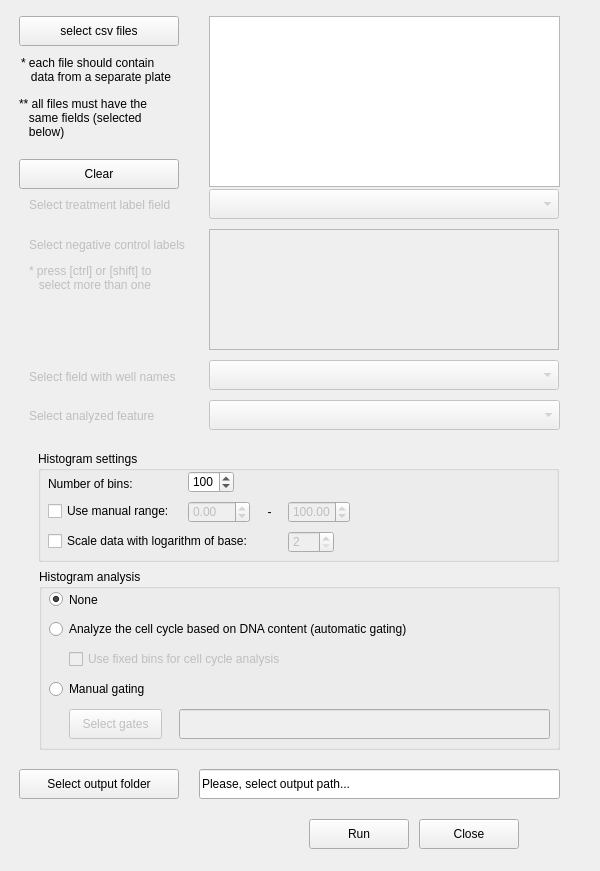
<?xml version="1.0" encoding="UTF-8"?>
<ui version="4.0">
 <class>MainWindow</class>
 <widget class="QMainWindow" name="MainWindow">
  <property name="geometry">
   <rect>
    <x>0</x>
    <y>0</y>
    <width>600</width>
    <height>871</height>
   </rect>
  </property>
  <property name="minimumSize">
   <size>
    <width>600</width>
    <height>500</height>
   </size>
  </property>
  <property name="maximumSize">
   <size>
    <width>600</width>
    <height>871</height>
   </size>
  </property>
  <property name="windowTitle">
   <string>PopulationProfiler v1.2</string>
  </property>
  <property name="windowIcon">
   <iconset>
    <normaloff>icon.png</normaloff>icon.png</iconset>
  </property>
  <widget class="QWidget" name="centralwidget">
   <property name="minimumSize">
    <size>
     <width>100</width>
     <height>500</height>
    </size>
   </property>
   <layout class="QVBoxLayout" name="verticalLayout">
    <item>
     <widget class="QScrollArea" name="scrollArea">
      <property name="sizePolicy">
       <sizepolicy hsizetype="Expanding" vsizetype="Expanding">
        <horstretch>0</horstretch>
        <verstretch>5</verstretch>
       </sizepolicy>
      </property>
      <property name="minimumSize">
       <size>
        <width>0</width>
        <height>200</height>
       </size>
      </property>
      <property name="frameShape">
       <enum>QFrame::NoFrame</enum>
      </property>
      <property name="frameShadow">
       <enum>QFrame::Plain</enum>
      </property>
      <property name="lineWidth">
       <number>0</number>
      </property>
      <property name="verticalScrollBarPolicy">
       <enum>Qt::ScrollBarAsNeeded</enum>
      </property>
      <property name="widgetResizable">
       <bool>true</bool>
      </property>
      <widget class="QWidget" name="scrollAreaWidgetContents">
       <property name="geometry">
        <rect>
         <x>0</x>
         <y>0</y>
         <width>578</width>
         <height>849</height>
        </rect>
       </property>
       <property name="sizePolicy">
        <sizepolicy hsizetype="Preferred" vsizetype="Preferred">
         <horstretch>0</horstretch>
         <verstretch>1</verstretch>
        </sizepolicy>
       </property>
       <property name="minimumSize">
        <size>
         <width>550</width>
         <height>849</height>
        </size>
       </property>
       <widget class="QLabel" name="label_4">
        <property name="enabled">
         <bool>false</bool>
        </property>
        <property name="geometry">
         <rect>
          <x>20</x>
          <y>391</y>
          <width>171</width>
          <height>31</height>
         </rect>
        </property>
        <property name="text">
         <string>Select analyzed feature</string>
        </property>
       </widget>
       <widget class="QLabel" name="label_3">
        <property name="enabled">
         <bool>false</bool>
        </property>
        <property name="geometry">
         <rect>
          <x>20</x>
          <y>220</y>
          <width>171</width>
          <height>31</height>
         </rect>
        </property>
        <property name="text">
         <string>Select negative control labels</string>
        </property>
       </widget>
       <widget class="QLabel" name="label_7">
        <property name="enabled">
         <bool>false</bool>
        </property>
        <property name="geometry">
         <rect>
          <x>20</x>
          <y>248</y>
          <width>171</width>
          <height>41</height>
         </rect>
        </property>
        <property name="text">
         <string>* press [ctrl] or [shift] to 
   select more than one</string>
        </property>
       </widget>
       <widget class="QComboBox" name="groupingFieldCBox">
        <property name="enabled">
         <bool>false</bool>
        </property>
        <property name="geometry">
         <rect>
          <x>200</x>
          <y>351</y>
          <width>350</width>
          <height>30</height>
         </rect>
        </property>
        <property name="toolTip">
         <string>The well names must have format &quot;CXX&quot;, where: 
&quot;C&quot; is a capital character corresponding to row in the plate,
&quot;XX&quot; is the two digit number of the corresponding column padded with zero if &lt;10.
Examples: &quot;A01&quot;, &quot;F20&quot;, &quot;N14&quot;.</string>
        </property>
       </widget>
       <widget class="QLabel" name="label_5">
        <property name="enabled">
         <bool>false</bool>
        </property>
        <property name="geometry">
         <rect>
          <x>20</x>
          <y>347</y>
          <width>181</width>
          <height>41</height>
         </rect>
        </property>
        <property name="toolTip">
         <string>The well names must have format &quot;CXX&quot;, where: 
&quot;C&quot; is a capital character corresponding to row in the plate,
&quot;XX&quot; is the two digit number of the corresponding column padded with zero if &lt;10.
Examples: &quot;A01&quot;, &quot;F20&quot;, &quot;N14&quot;.</string>
        </property>
        <property name="whatsThis">
         <string/>
        </property>
        <property name="text">
         <string>Select field with well names</string>
        </property>
       </widget>
       <widget class="QGroupBox" name="histogramSettingsGBox">
        <property name="geometry">
         <rect>
          <x>29</x>
          <y>442</y>
          <width>521</width>
          <height>111</height>
         </rect>
        </property>
        <property name="title">
         <string>Histogram settings</string>
        </property>
        <widget class="QSpinBox" name="logBaseSpinBox">
         <property name="enabled">
          <bool>false</bool>
         </property>
         <property name="geometry">
          <rect>
           <x>250</x>
           <y>80</y>
           <width>46</width>
           <height>22</height>
          </rect>
         </property>
         <property name="minimum">
          <number>2</number>
         </property>
         <property name="maximum">
          <number>22</number>
         </property>
        </widget>
        <widget class="QCheckBox" name="scaleDataCheckBox">
         <property name="geometry">
          <rect>
           <x>10</x>
           <y>80</y>
           <width>251</width>
           <height>20</height>
          </rect>
         </property>
         <property name="text">
          <string>Scale data with logarithm of base:</string>
         </property>
        </widget>
        <widget class="QCheckBox" name="useFixedRangeCheckBox">
         <property name="geometry">
          <rect>
           <x>10</x>
           <y>50</y>
           <width>131</width>
           <height>20</height>
          </rect>
         </property>
         <property name="toolTip">
          <string>If selected the chosen range will be used to generate the histogram bins. 
Otherwise, the data from the first well will be used to estimate the histogram range. 
The same range is applied to all wells in a given file.</string>
         </property>
         <property name="whatsThis">
          <string/>
         </property>
         <property name="text">
          <string>Use manual range: </string>
         </property>
        </widget>
        <widget class="QDoubleSpinBox" name="rangeFromSpinBox">
         <property name="enabled">
          <bool>false</bool>
         </property>
         <property name="geometry">
          <rect>
           <x>150</x>
           <y>50</y>
           <width>62</width>
           <height>22</height>
          </rect>
         </property>
         <property name="toolTip">
          <string>Lower limit for the manual histogram range.</string>
         </property>
         <property name="whatsThis">
          <string/>
         </property>
         <property name="minimum">
          <double>-999.990000000000009</double>
         </property>
         <property name="maximum">
          <double>999.990000000000009</double>
         </property>
        </widget>
        <widget class="QDoubleSpinBox" name="rangeToSpinBox">
         <property name="enabled">
          <bool>false</bool>
         </property>
         <property name="geometry">
          <rect>
           <x>250</x>
           <y>50</y>
           <width>62</width>
           <height>22</height>
          </rect>
         </property>
         <property name="toolTip">
          <string>Upper limit for the manual histogram range.</string>
         </property>
         <property name="whatsThis">
          <string/>
         </property>
         <property name="minimum">
          <double>-999.990000000000009</double>
         </property>
         <property name="maximum">
          <double>999.990000000000009</double>
         </property>
         <property name="value">
          <double>100.000000000000000</double>
         </property>
        </widget>
        <widget class="QLabel" name="label_8">
         <property name="geometry">
          <rect>
           <x>10</x>
           <y>25</y>
           <width>101</width>
           <height>16</height>
          </rect>
         </property>
         <property name="text">
          <string>Number of bins: </string>
         </property>
        </widget>
        <widget class="QSpinBox" name="noBinsSpinBox">
         <property name="geometry">
          <rect>
           <x>150</x>
           <y>20</y>
           <width>46</width>
           <height>22</height>
          </rect>
         </property>
         <property name="minimum">
          <number>10</number>
         </property>
         <property name="maximum">
          <number>256</number>
         </property>
         <property name="singleStep">
          <number>5</number>
         </property>
         <property name="value">
          <number>100</number>
         </property>
        </widget>
        <widget class="QLabel" name="label_9">
         <property name="geometry">
          <rect>
           <x>221</x>
           <y>53</y>
           <width>21</width>
           <height>16</height>
          </rect>
         </property>
         <property name="text">
          <string>-</string>
         </property>
         <property name="alignment">
          <set>Qt::AlignCenter</set>
         </property>
        </widget>
       </widget>
       <widget class="QListWidget" name="negCtrlListWidget">
        <property name="enabled">
         <bool>false</bool>
        </property>
        <property name="geometry">
         <rect>
          <x>200</x>
          <y>220</y>
          <width>350</width>
          <height>121</height>
         </rect>
        </property>
        <property name="selectionMode">
         <enum>QAbstractItemView::ExtendedSelection</enum>
        </property>
       </widget>
       <widget class="QComboBox" name="analyzedFeatureCBox">
        <property name="enabled">
         <bool>false</bool>
        </property>
        <property name="geometry">
         <rect>
          <x>200</x>
          <y>391</y>
          <width>351</width>
          <height>30</height>
         </rect>
        </property>
       </widget>
       <widget class="QLabel" name="label_2">
        <property name="enabled">
         <bool>false</bool>
        </property>
        <property name="geometry">
         <rect>
          <x>20</x>
          <y>180</y>
          <width>161</width>
          <height>31</height>
         </rect>
        </property>
        <property name="text">
         <string>Select treatment label field</string>
        </property>
       </widget>
       <widget class="QGroupBox" name="groupBox">
        <property name="geometry">
         <rect>
          <x>30</x>
          <y>560</y>
          <width>521</width>
          <height>181</height>
         </rect>
        </property>
        <property name="title">
         <string>Histogram analysis</string>
        </property>
        <widget class="QLineEdit" name="manualGatesLineEdit">
         <property name="enabled">
          <bool>false</bool>
         </property>
         <property name="geometry">
          <rect>
           <x>140</x>
           <y>140</y>
           <width>371</width>
           <height>30</height>
          </rect>
         </property>
         <property name="toolTip">
          <string>Histogram bin indexes of the manually selected gates.</string>
         </property>
         <property name="text">
          <string/>
         </property>
         <property name="readOnly">
          <bool>true</bool>
         </property>
        </widget>
        <widget class="QRadioButton" name="noAnalysisRadioButton">
         <property name="enabled">
          <bool>true</bool>
         </property>
         <property name="geometry">
          <rect>
           <x>10</x>
           <y>20</y>
           <width>131</width>
           <height>21</height>
          </rect>
         </property>
         <property name="toolTip">
          <string>If selected, additional analysis will be performed to 
estimate ditribution of cells in the 5 cell cycle subpopulations: 
&lt;2N, 2N, S, 4N, and &gt;4N.</string>
         </property>
         <property name="whatsThis">
          <string/>
         </property>
         <property name="text">
          <string>None</string>
         </property>
         <property name="checked">
          <bool>true</bool>
         </property>
        </widget>
        <widget class="QCheckBox" name="fixedBinsCheckBox">
         <property name="enabled">
          <bool>false</bool>
         </property>
         <property name="geometry">
          <rect>
           <x>30</x>
           <y>80</y>
           <width>271</width>
           <height>20</height>
          </rect>
         </property>
         <property name="toolTip">
          <string>PopulationProfiler defines the cell cycle subpopulation boundaries based on the pooled negative control data. 
If this box is selected the same boundaries will be used for all wells. 
Otherwise, the boundaries are adjusted for each well to better fit 2N and 4N peaks.</string>
         </property>
         <property name="whatsThis">
          <string/>
         </property>
         <property name="text">
          <string>Use fixed bins for cell cycle analysis</string>
         </property>
         <property name="checked">
          <bool>false</bool>
         </property>
        </widget>
        <widget class="QRadioButton" name="cellCycleAnalysisRadioButton">
         <property name="enabled">
          <bool>true</bool>
         </property>
         <property name="geometry">
          <rect>
           <x>10</x>
           <y>50</y>
           <width>401</width>
           <height>20</height>
          </rect>
         </property>
         <property name="toolTip">
          <string>If selected, additional analysis will be performed to 
estimate ditribution of cells in the 5 cell cycle subpopulations: 
&lt;2N, 2N, S, 4N, and &gt;4N.</string>
         </property>
         <property name="whatsThis">
          <string/>
         </property>
         <property name="text">
          <string>Analyze the cell cycle based on DNA content (automatic gating)</string>
         </property>
         <property name="checked">
          <bool>false</bool>
         </property>
        </widget>
        <widget class="QPushButton" name="selectManualGatesButton">
         <property name="enabled">
          <bool>false</bool>
         </property>
         <property name="geometry">
          <rect>
           <x>30</x>
           <y>140</y>
           <width>93</width>
           <height>30</height>
          </rect>
         </property>
         <property name="toolTip">
          <string>Manual selection of up to 10 gates based on the pooled negative control data.</string>
         </property>
         <property name="text">
          <string>Select gates</string>
         </property>
        </widget>
        <widget class="QRadioButton" name="manualGatingAnalysisRadioButton">
         <property name="enabled">
          <bool>true</bool>
         </property>
         <property name="geometry">
          <rect>
           <x>10</x>
           <y>110</y>
           <width>401</width>
           <height>20</height>
          </rect>
         </property>
         <property name="toolTip">
          <string>If selected, the histogram will be later divided 
according to manually selected gates.</string>
         </property>
         <property name="whatsThis">
          <string/>
         </property>
         <property name="text">
          <string>Manual gating</string>
         </property>
         <property name="checked">
          <bool>false</bool>
         </property>
        </widget>
       </widget>
       <widget class="QComboBox" name="treatmentFieldCBox">
        <property name="enabled">
         <bool>false</bool>
        </property>
        <property name="geometry">
         <rect>
          <x>200</x>
          <y>180</y>
          <width>350</width>
          <height>30</height>
         </rect>
        </property>
       </widget>
       <widget class="QLineEdit" name="outputPathLineEdit">
        <property name="geometry">
         <rect>
          <x>190</x>
          <y>760</y>
          <width>361</width>
          <height>30</height>
         </rect>
        </property>
        <property name="text">
         <string>Please, select output path...</string>
        </property>
        <property name="readOnly">
         <bool>true</bool>
        </property>
       </widget>
       <widget class="QPushButton" name="runButton">
        <property name="geometry">
         <rect>
          <x>300</x>
          <y>810</y>
          <width>100</width>
          <height>30</height>
         </rect>
        </property>
        <property name="text">
         <string>Run</string>
        </property>
        <property name="icon">
         <iconset>
          <normaloff>play.png</normaloff>play.png</iconset>
        </property>
       </widget>
       <widget class="QPushButton" name="closeButton">
        <property name="geometry">
         <rect>
          <x>410</x>
          <y>810</y>
          <width>100</width>
          <height>30</height>
         </rect>
        </property>
        <property name="text">
         <string>Close</string>
        </property>
        <property name="icon">
         <iconset>
          <normaloff>exit.png</normaloff>exit.png</iconset>
        </property>
       </widget>
       <widget class="QPushButton" name="selectOutPathButton">
        <property name="geometry">
         <rect>
          <x>10</x>
          <y>760</y>
          <width>160</width>
          <height>30</height>
         </rect>
        </property>
        <property name="text">
         <string>Select output folder</string>
        </property>
       </widget>
       <widget class="QPushButton" name="clearInFilesButton">
        <property name="geometry">
         <rect>
          <x>10</x>
          <y>150</y>
          <width>160</width>
          <height>30</height>
         </rect>
        </property>
        <property name="text">
         <string>Clear</string>
        </property>
       </widget>
       <widget class="QPushButton" name="selectFilesButton">
        <property name="geometry">
         <rect>
          <x>10</x>
          <y>7</y>
          <width>160</width>
          <height>30</height>
         </rect>
        </property>
        <property name="text">
         <string>select csv files</string>
        </property>
       </widget>
       <widget class="QLabel" name="label_6">
        <property name="geometry">
         <rect>
          <x>10</x>
          <y>83</y>
          <width>171</width>
          <height>51</height>
         </rect>
        </property>
        <property name="text">
         <string>** all files must have the
   same fields (selected
   below)</string>
        </property>
       </widget>
       <widget class="QLabel" name="label">
        <property name="geometry">
         <rect>
          <x>12</x>
          <y>40</y>
          <width>171</width>
          <height>41</height>
         </rect>
        </property>
        <property name="text">
         <string>* each file should contain
   data from a separate plate</string>
        </property>
       </widget>
       <widget class="QListWidget" name="csvFilesListWidget">
        <property name="geometry">
         <rect>
          <x>200</x>
          <y>7</y>
          <width>351</width>
          <height>171</height>
         </rect>
        </property>
        <property name="whatsThis">
         <string/>
        </property>
        <property name="selectionMode">
         <enum>QAbstractItemView::NoSelection</enum>
        </property>
       </widget>
      </widget>
     </widget>
    </item>
   </layout>
  </widget>
 </widget>
 <resources/>
 <connections>
  <connection>
   <sender>scaleDataCheckBox</sender>
   <signal>toggled(bool)</signal>
   <receiver>logBaseSpinBox</receiver>
   <slot>setEnabled(bool)</slot>
   <hints>
    <hint type="sourcelabel">
     <x>71</x>
     <y>542</y>
    </hint>
    <hint type="destinationlabel">
     <x>314</x>
     <y>542</y>
    </hint>
   </hints>
  </connection>
  <connection>
   <sender>useFixedRangeCheckBox</sender>
   <signal>toggled(bool)</signal>
   <receiver>rangeFromSpinBox</receiver>
   <slot>setEnabled(bool)</slot>
   <hints>
    <hint type="sourcelabel">
     <x>136</x>
     <y>525</y>
    </hint>
    <hint type="destinationlabel">
     <x>185</x>
     <y>525</y>
    </hint>
   </hints>
  </connection>
  <connection>
   <sender>useFixedRangeCheckBox</sender>
   <signal>toggled(bool)</signal>
   <receiver>rangeToSpinBox</receiver>
   <slot>setEnabled(bool)</slot>
   <hints>
    <hint type="sourcelabel">
     <x>62</x>
     <y>516</y>
    </hint>
    <hint type="destinationlabel">
     <x>286</x>
     <y>520</y>
    </hint>
   </hints>
  </connection>
  <connection>
   <sender>cellCycleAnalysisRadioButton</sender>
   <signal>toggled(bool)</signal>
   <receiver>fixedBinsCheckBox</receiver>
   <slot>setEnabled(bool)</slot>
   <hints>
    <hint type="sourcelabel">
     <x>185</x>
     <y>638</y>
    </hint>
    <hint type="destinationlabel">
     <x>165</x>
     <y>661</y>
    </hint>
   </hints>
  </connection>
  <connection>
   <sender>manualGatingAnalysisRadioButton</sender>
   <signal>toggled(bool)</signal>
   <receiver>selectManualGatesButton</receiver>
   <slot>setEnabled(bool)</slot>
   <hints>
    <hint type="sourcelabel">
     <x>70</x>
     <y>694</y>
    </hint>
    <hint type="destinationlabel">
     <x>90</x>
     <y>724</y>
    </hint>
   </hints>
  </connection>
  <connection>
   <sender>manualGatingAnalysisRadioButton</sender>
   <signal>toggled(bool)</signal>
   <receiver>manualGatesLineEdit</receiver>
   <slot>setEnabled(bool)</slot>
   <hints>
    <hint type="sourcelabel">
     <x>312</x>
     <y>690</y>
    </hint>
    <hint type="destinationlabel">
     <x>317</x>
     <y>720</y>
    </hint>
   </hints>
  </connection>
  <connection>
   <sender>noBinsSpinBox</sender>
   <signal>valueChanged(int)</signal>
   <receiver>manualGatesLineEdit</receiver>
   <slot>clear()</slot>
   <hints>
    <hint type="sourcelabel">
     <x>187</x>
     <y>496</y>
    </hint>
    <hint type="destinationlabel">
     <x>224</x>
     <y>727</y>
    </hint>
   </hints>
  </connection>
  <connection>
   <sender>rangeFromSpinBox</sender>
   <signal>valueChanged(double)</signal>
   <receiver>manualGatesLineEdit</receiver>
   <slot>clear()</slot>
   <hints>
    <hint type="sourcelabel">
     <x>209</x>
     <y>521</y>
    </hint>
    <hint type="destinationlabel">
     <x>257</x>
     <y>736</y>
    </hint>
   </hints>
  </connection>
  <connection>
   <sender>rangeToSpinBox</sender>
   <signal>valueChanged(double)</signal>
   <receiver>manualGatesLineEdit</receiver>
   <slot>clear()</slot>
   <hints>
    <hint type="sourcelabel">
     <x>278</x>
     <y>526</y>
    </hint>
    <hint type="destinationlabel">
     <x>293</x>
     <y>744</y>
    </hint>
   </hints>
  </connection>
  <connection>
   <sender>logBaseSpinBox</sender>
   <signal>valueChanged(QString)</signal>
   <receiver>manualGatesLineEdit</receiver>
   <slot>clear()</slot>
   <hints>
    <hint type="sourcelabel">
     <x>287</x>
     <y>556</y>
    </hint>
    <hint type="destinationlabel">
     <x>379</x>
     <y>742</y>
    </hint>
   </hints>
  </connection>
  <connection>
   <sender>useFixedRangeCheckBox</sender>
   <signal>toggled(bool)</signal>
   <receiver>manualGatesLineEdit</receiver>
   <slot>clear()</slot>
   <hints>
    <hint type="sourcelabel">
     <x>56</x>
     <y>523</y>
    </hint>
    <hint type="destinationlabel">
     <x>429</x>
     <y>729</y>
    </hint>
   </hints>
  </connection>
  <connection>
   <sender>scaleDataCheckBox</sender>
   <signal>toggled(bool)</signal>
   <receiver>manualGatesLineEdit</receiver>
   <slot>clear()</slot>
   <hints>
    <hint type="sourcelabel">
     <x>123</x>
     <y>554</y>
    </hint>
    <hint type="destinationlabel">
     <x>457</x>
     <y>729</y>
    </hint>
   </hints>
  </connection>
 </connections>
</ui>
